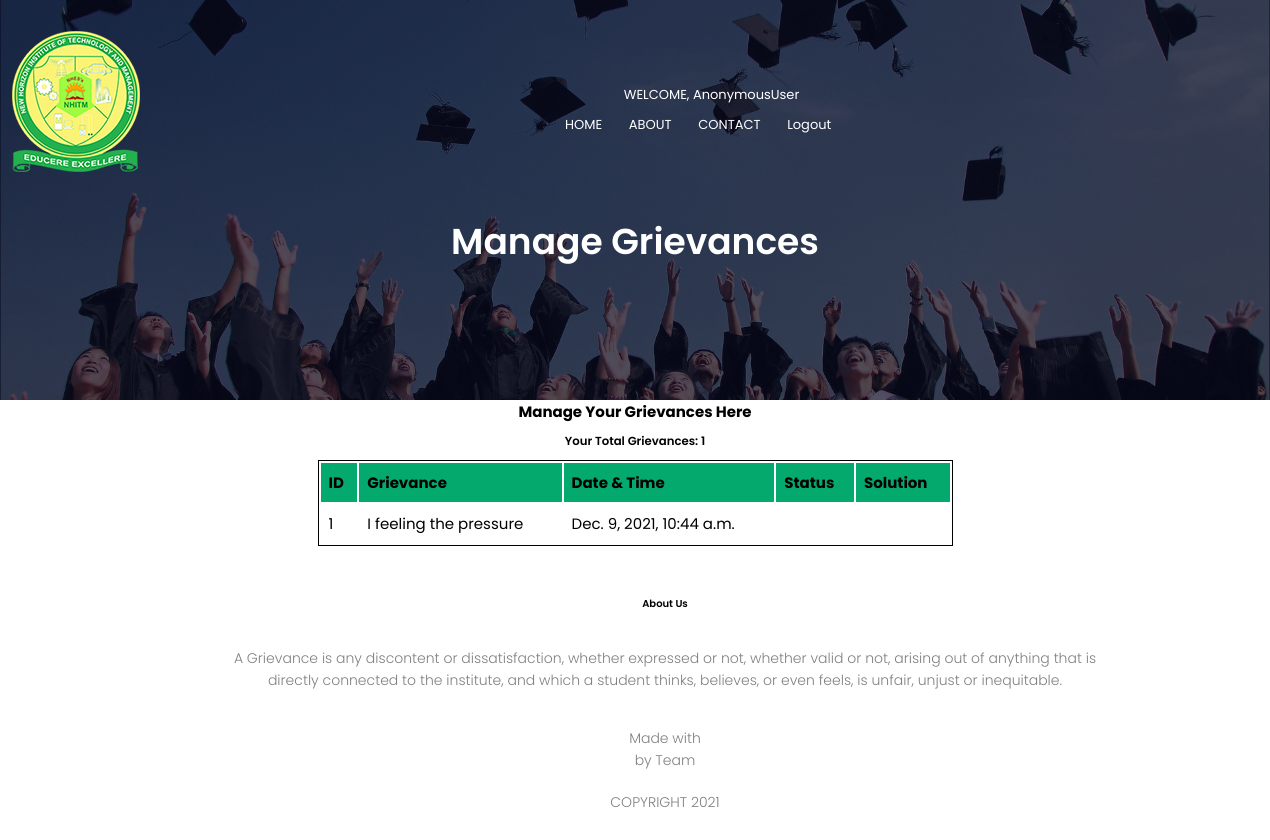
/managegriev/, run on the app's committed database.
### sgrc/models.py (models this page shows, shortened)
class studentgriev(models.Model):
    ch = (
         ("Solved","Solved"),("Pending","Pending"),("Not Solved","Not Solved")
     )
    name = models.CharField(max_length=30,default='',null=False)
    contactnum = models.IntegerField(default='',null=False)
    email = models.EmailField(max_length=50,default='',null=False)
    grievance = models.TextField(default='',null=False)
    date_time = models.DateTimeField(auto_now_add=True)
    status = models.CharField(max_length=100,choices=ch,default='')

### sgrc/views.py (the view)
# urls.py: path('managegriev/',views.managestugriev,name="managegrievance"),
def managestugriev(request):
    current_user = "devangmahimkar206@nhitm.ac.in"
    from_stugrievance = studentgriev.objects.filter(email = current_user)
    from_facgriev = facgrieve.objects.filter(solution = current_user)
    return render(request,'manageGriev.html',{"data_form_stu":from_stugrievance,"data_from_fac":from_facgriev})

### sgrc/templates/manageGriev.html (shortened to what this page needs)
{% load static %}
<!DOCTYPE html>
<html lang="en">
    <head>
        <link rel="stylesheet" href="{% static 'style.css' %}">
     </head>
<body>
    <section class="Sub-header">
        <nav>
            <a href="{% url 'facgrievpage' %}"><img src="{% static 'images/logo (1).png' %}"></a>
            <div class="nav-links">
            <ul><li class="name-head"><a>WELCOME, {{request.user}}</a></li></ul>
            <ul>
             <li><a href="{% url 'homepage' %}">HOME</a></li>
             <li><a href="{% url 'aboutuspage' %}">ABOUT</a></li>
             <li><a href="{% url 'contactuspage' %}">CONTACT</a></li>
             <li><a href="{% url 'selectlogintype'%}">Logout</a></li>
            <li></li>
            </ul>
            </div>
        </nav>
    <h1>Manage Grievances</h1>
    </section>
    <section class="Facultydata">
        <div class="mainbox">
    <div>
        <div>
            <h2><center>Manage Your Grievances Here </h2>
            <h3>Your Total Grievances: {{data_form_stu|length}}</h3>
            <table class="center">
                <thead>
                    <tr text-align="justify">
                        <th>ID</th>
                        <th>Grievance</th>
                        <th>Date & Time</th>
                        <th>Status</th>
                        <th>Solution</th>
                    </tr>
                </thead>
                <tbody>
                        <tr text-align="justify">
                        {% for i in data_form_stu %}
                            <td padding:10px>{{forloop.counter}}</td>
                            <td>{{i.grievance}}</td>
                            <td>{{i.date_time}}</td>
                            <td>{{i.status}}</td>
                             </div>
                            </div>
                    {% endfor %}
        </div>
    </section>
<section class="footer">
    <h4>About Us</h4>
    <p>A Grievance is any discontent or dissatisfaction, whether expressed or not,
        whether valid or not, arising out of anything that is <br>directly connected to the institute,
        and which a student thinks, believes, or even feels, is unfair, unjust or inequitable.</p>
        <div class="icons">
        </div>
        <p>Made with<br>by Team</p>
        <p>COPYRIGHT 2021</p>
 </section>
</body>

### sgrc/static/style.css (style rules this page uses)
* { margin: 0; padding: 0; font-family: 'Poppins', sans-serif; }
html { font-size: 62.5%; overflow-x: hidden; }
nav { display: flex; padding: 2% 0%; justify-content: space-between; align-items: center; }
.nav-links { flex: 1; text-align: center; }
.nav-links ul li { list-style: none; display: inline-block; padding: 8px 12px 0px; position: relative; }
.nav-links ul li a { color: white; text-decoration: none; font-size: 13px; }
.nav-links ul li::after { content: ''; width: 0; height: 2px; background: #f44336; display: block; margin: auto; transition: 0.5s; }
.name-head { position: absolute; padding-right: 1000px; color:white; }
h1 { font-size: 36px; font-weight: 600; }
p { color: gray; font-size: 14px; font-weight: 300; line-height: 22px; padding: 10px; }
h3 { text-align: center; font-weight: 600; margin: 10px 0; }
.footer { width: 100%; text-align: center; padding: 30px ; }
.footer h4 { margin-bottom: 25px; margin-top: 20px; font-weight: 600; }
.Sub-header { height: 50vh; width: 100%; background-image: linear-gradient(rgba(7,9,30,0.7),rgba(7,9,30,0.7)),url(images/background.jpg); background-position: center; background-size: cover; text-align: center; color: white; box-sizing: border-box; }

### sgrc/templates/manageGriev.html (style rules this page uses)
table { border: 1px solid black; font-size:15px; width:50%; }
table.center { margin-left: auto; margin-right: auto; }
th, td { text-align: left; padding: 8px; }
th { background-color: #04AA6D; color:black; font-size:"50"; }

### data on the page
studentgriev: grievance "I feeling the pressure", date_time "Dec. 9, 2021, 10:44 a.m."

### other printed values
{{ request.user }} "AnonymousUser"
{{ data_form_stu|length }} "1"
